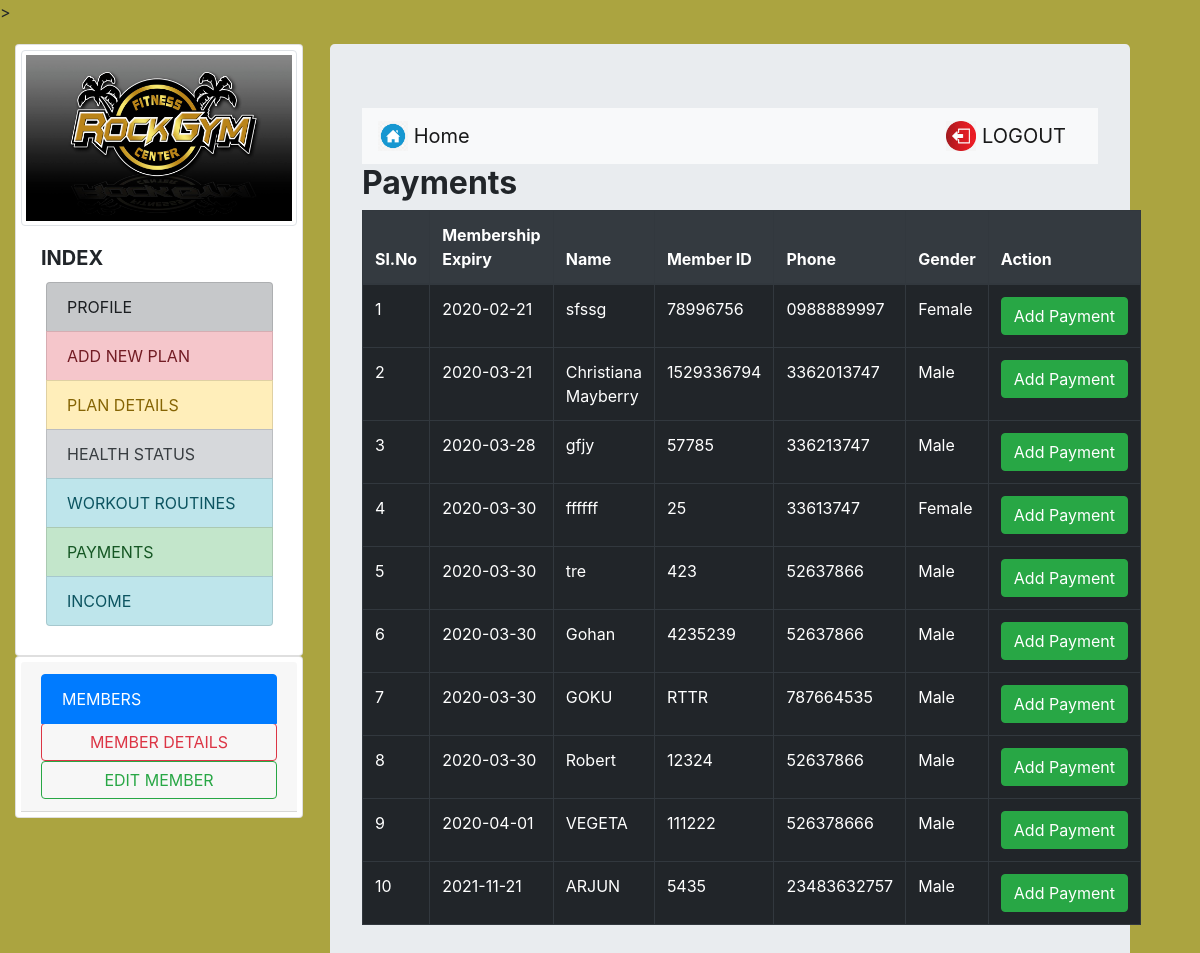
The page /payments.php on the database its author committed.
### tables this page shows
CREATE TABLE `users` (
  `userid` varchar(20) NOT NULL,
  `username` varchar(40) NOT NULL,
  `gender` varchar(8) NOT NULL,
  `mobile` varchar(20) NOT NULL,
  `email` varchar(20) NOT NULL,
  `dob` varchar(10) NOT NULL,
  `joining_date` varchar(10) NOT NULL
);

CREATE TABLE `enrolls_to` (
  `et_id` int(5) NOT NULL,
  `pid` varchar(8) NOT NULL,
  `uid` varchar(20) NOT NULL,
  `paid_date` varchar(15) DEFAULT NULL,
  `expire` varchar(15) DEFAULT NULL,
  `renewal` varchar(15) DEFAULT NULL,
  `paid` varchar(10) NOT NULL
);

### payments.php (the view, shortened to what this page needs)
<?php
require 'include/db_conn.php';
?>
<!DOCTYPE html>
<html lang="en" dir="ltr">
<head>
<head>
  <link rel="stylesheet" href="https://maxcdn.bootstrapcdn.com/bootstrap/4.0.0-beta/css/bootstrap.min.css">
</head>
</head>
<body>
<div class="container-fluid">
    <div class="row"style="padding-top:20px;">
          <?php include('sidenav.php'); ?>
          <div class="col-md-8">
          <div class="container">
<div class="jumbotron" style="width:800px  ;" >
<nav class="navbar navbar-light bg-light">
<a class="navbar-brand" href="new_entry.php">
<img src="images/98.png" width="30" height="30" class="d-inline-block align-top" alt="">
Home
</a>
<a class="navbar-brand" href="index.php">
<img src="images/90.jfif" width="30" height="30" class="d-inline-block align-top" alt="">
LOGOUT
</a>
</nav>
    <h2><b>Payments</b></h2>
        <table class="table table-bordered table-dark" >
          <thead class="thead-dark">
            <tr>
              <th class="bg-dark" style="color:white;">Sl.No</th>
              <th class="bg-dark" style="color:white;">Membership Expiry</th>
              <th class="bg-dark" style="color:white;">Name</th>
             <th class="bg-dark" style="color:white;">Member ID</th>
             <th class="bg-dark" style="color:white;">Phone</th>
             <th class="bg-dark" style="color:white;">Gender</th>
             <th class="bg-dark" style="color:white;">Action</th></h2>
            </tr>
          </thead>
          <tbody>
            <?php
              $query  = "select * from enrolls_to where renewal='yes' ORDER BY expire";
              $result = mysqli_query($con, $query);
              $sno    = 1;
              if (mysqli_affected_rows($con) != 0) {
                  while ($row = mysqli_fetch_array($result, MYSQLI_ASSOC)) {
                      $uid   = $row['uid'];
                      $planid=$row['pid'];
                      $query1  = "select * from users WHERE userid='$uid'";
                      $result1 = mysqli_query($con, $query1);
                      if (mysqli_affected_rows($con) == 1) {
                          while ($row1 = mysqli_fetch_array($result1, MYSQLI_ASSOC)) {
                               echo "<tr><td>".$sno."</td>";
                              echo "<td>" . $row['expire'] . "</td>";
                              echo "<td>" . $row1['username'] . "</td>";
                              echo "<td>" . $row1['userid'] . "</td>";
                              echo "<td>" . $row1['mobile'] . "</td>";
                              echo "<td>" . $row1['gender'] . "</td>";
                              $sno++;
                              echo "<td><form action='make_payments.php' method='post'><input type='hidden' name='userID' value='" . $uid . "'/>
                              <input type='hidden' name='planID' value='" . $planid . "'/><input type='submit' class='btn btn-success' value='Add Payment ' class='btn btn-info'/></form></td></tr>";
                              $uid = 0;
                          }
                      }
                  }
              }
              ?>
          </tbody>
        </table>
    	</div>
    </body>
</html>

### sidenav.php (shortened to what this page needs)
<html>
  <head>
    <link rel="stylesheet" href="https://maxcdn.bootstrapcdn.com/bootstrap/4.0.0-beta/css/bootstrap.min.css">
</head>
<body>
<div class="col-md-3">
  <div class="card" style="width: 18rem;padding:5px">
    <img src="images/21.jpg" class="img-thumbnail" >
      <div class="card-body">
        <h5 class="card-title"><b>INDEX</b></h5>
          <div class="list-group"style="margin:2px 4px 4px 5px;">
            <a href="more-userprofile.php"class="list-group-item list-group-item-action list-group-item-dark">PROFILE</a>
              <a href="plan.php" class="list-group-item list-group-item-action list-group-item-danger">ADD NEW PLAN</a>
              <a href="view_plan.php" class="list-group-item list-group-item-action list-group-item-warning">PLAN DETAILS</a>
              <a href=" new_health_status.php" class="list-group-item list-group-item-action list-group-item-secondary">HEALTH STATUS</a>
              <a href="viewroutine.php"class="list-group-item list-group-item-action list-group-item-info">WORKOUT ROUTINES</a>
              <a href="payments.php"  class="list-group-item list-group-item-action list-group-item-success">PAYMENTS</a>
              <a href="revenue_month.php"class="list-group-item list-group-item-action list-group-item-info">INCOME</a>
          </div>
      </div>
  </div>
  <div class="card" style="width: 18rem;padding:5px">
        <div class="card-header">
            <div class="list-group">
                <a href="" class="list-group-item active">MEMBERS </a>
                <a href="all_mem.php" class="btn btn-outline-danger"> MEMBER DETAILS</a>
                    <a href="member_detail.php" class="btn btn-outline-success">EDIT MEMBER</a>
            </div>
          </div>
   </div>
</div>
</body>
</html>

### payments.php (style rules this page uses)
body { background-color: #7AAC83; }

### sidenav.php (style rules this page uses)
body { background-color: #ABA440; }

### rows shown on the page
enrolls_to: expire "2020-02-21"
users: username "sfssg", userid "78996756", mobile "0988889997", gender "Female"
enrolls_to: expire "2020-03-21"
users: username "Christiana Mayberry", userid "1529336794", mobile "3362013747", gender "Male"
enrolls_to: expire "2020-03-28"
users: username "gfjy", userid "57785", mobile "336213747", gender "Male"
enrolls_to: expire "2020-03-30"
users: username "ffffff", userid "25", mobile "33613747", gender "Female"
enrolls_to: expire "2020-03-30"
users: username "tre", userid "423", mobile "52637866", gender "Male"
enrolls_to: expire "2020-03-30"
users: username "Gohan", userid "4235239", mobile "52637866", gender "Male"
enrolls_to: expire "2020-03-30"
users: username "GOKU", userid "RTTR", mobile "787664535", gender "Male"
enrolls_to: expire "2020-03-30"
users: username "Robert", userid "12324", mobile "52637866", gender "Male"
enrolls_to: expire "2020-04-01"
users: username "VEGETA", userid "111222", mobile "526378666", gender "Male"
enrolls_to: expire "2021-11-21"
users: username "ARJUN", userid "5435", mobile "23483632757", gender "Male"
